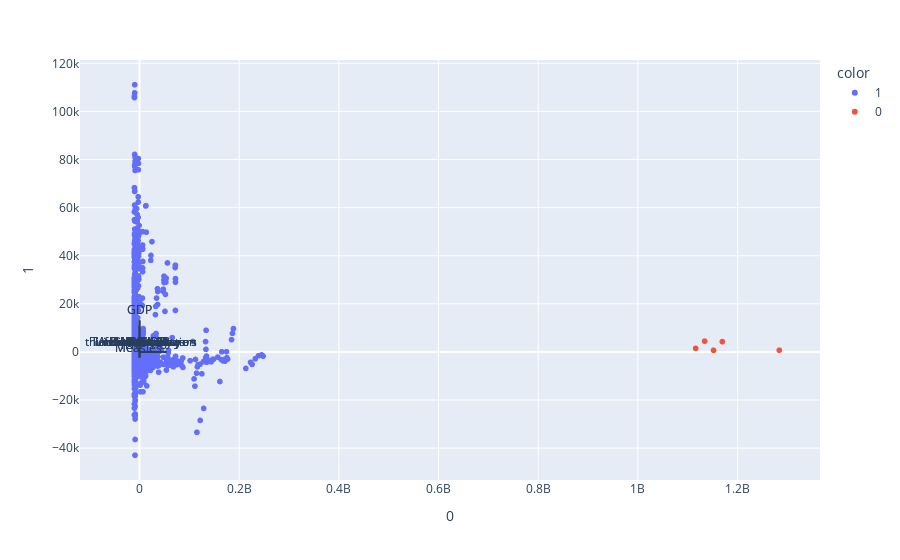

This figure's notebook cell:
### Code cell
for i, feature in enumerate(columnas_a_usar):
    fig.add_shape(
        type='line',
        x0=0, y0=0,
        x1=loadings[i, 0],
        y1=loadings[i, 1]
    )
    fig.add_annotation(
        x=loadings[i, 0],
        y=loadings[i, 1],
        ax=0, ay=0,
        xanchor="center",
        yanchor="bottom",
        text=feature,
    )
fig.show()

### Figure 1 — Plotly figure (JSON) as saved in the notebook; plotly's stock layout.template omitted (floating-point values rounded to 4 significant figures; data arrays with more than 128 entries replaced by an {"elided": "..."} marker saying what was removed)
{"data": [{"hovertemplate": "color=1<br>0=%{x}<br>1=%{y}<extra></extra>", "legendgroup": "1", "marker": {"color": "#636efa", "symbol": "circle"}, "mode": "markers", "name": "1", "showlegend": true, "type": "scattergl", "x": {"elided": "2933 float values"}, "xaxis": "x", "y": {"elided": "2933 float values"}, "yaxis": "y"}, {"hovertemplate": "color=0<br>0=%{x}<br>1=%{y}<extra></extra>", "legendgroup": "0", "marker": {"color": "#EF553B", "symbol": "circle"}, "mode": "markers", "name": "0", "showlegend": true, "type": "scattergl", "x": [1284000000.0, 1169000000.0, 1152000000.0, 1134000000.0, 1116000000.0], "xaxis": "x", "y": [711.3, 4293.0, 662.7, 4498.0, 1488.0], "yaxis": "y"}], "layout": {"annotations": [{"ax": 0, "ay": 0, "text": "Life expectancy ", "x": -0.2759, "xanchor": "center", "y": 4.221, "yanchor": "bottom"}, {"ax": 0, "ay": 0, "text": "Adult Mortality", "x": -0.6566, "xanchor": "center", "y": -34.85, "yanchor": "bottom"}, {"ax": 0, "ay": 0, "text": "infant deaths", "x": 65.06, "xanchor": "center", "y": -16.83, "yanchor": "bottom"}, {"ax": 0, "ay": 0, "text": "Alcohol", "x": -0.1052, "xanchor": "center", "y": 1.226, "yanchor": "bottom"}, {"ax": 0, "ay": 0, "text": "Hepatitis B", "x": -2.875, "xanchor": "center", "y": 1.807, "yanchor": "bottom"}, {"ax": 0, "ay": 0, "text": "Measles ", "x": 2720.0, "xanchor": "center", "y": -2336.0, "yanchor": "bottom"}, {"ax": 0, "ay": 0, "text": " BMI ", "x": -1.389, "xanchor": "center", "y": 5.796, "yanchor": "bottom"}, {"ax": 0, "ay": 0, "text": "Polio", "x": -1.047, "xanchor": "center", "y": 4.766, "yanchor": "bottom"}, {"ax": 0, "ay": 0, "text": "Total expenditure", "x": -0.1479, "xanchor": "center", "y": 0.2924, "yanchor": "bottom"}, {"ax": 0, "ay": 0, "text": "Diphtheria ", "x": -0.7837, "xanchor": "center", "y": 4.677, "yanchor": "bottom"}, {"ax": 0, "ay": 0, "text": " HIV/AIDS", "x": -0.0868, "xanchor": "center", "y": -0.639, "yanchor": "bottom"}, {"ax": 0, "ay": 0, "text": "GDP", "x": -336.0, "xanchor": "center", "y": 13150.0, "yanchor": "bottom"}, {"ax": 0, "ay": 0, "text": "Population", "x": 54020000.0, "xanchor": "center", "y": 0.1994, "yanchor": "bottom"}, {"ax": 0, "ay": 0, "text": " thinness  1-19 years", "x": 1.04, "xanchor": "center", "y": -1.221, "yanchor": "bottom"}, {"ax": 0, "ay": 0, "text": "Schooling", "x": -0.1202, "xanchor": "center", "y": 1.435, "yanchor": "bottom"}, {"ax": 0, "ay": 0, "text": "Life expectancy ", "x": -0.2759, "xanchor": "center", "y": 4.221, "yanchor": "bottom"}, {"ax": 0, "ay": 0, "text": "Adult Mortality", "x": -0.6566, "xanchor": "center", "y": -34.85, "yanchor": "bottom"}, {"ax": 0, "ay": 0, "text": "infant deaths", "x": 65.06, "xanchor": "center", "y": -16.83, "yanchor": "bottom"}, {"ax": 0, "ay": 0, "text": "Alcohol", "x": -0.1052, "xanchor": "center", "y": 1.226, "yanchor": "bottom"}, {"ax": 0, "ay": 0, "text": "Hepatitis B", "x": -2.875, "xanchor": "center", "y": 1.807, "yanchor": "bottom"}, {"ax": 0, "ay": 0, "text": "Measles ", "x": 2720.0, "xanchor": "center", "y": -2336.0, "yanchor": "bottom"}, {"ax": 0, "ay": 0, "text": " BMI ", "x": -1.389, "xanchor": "center", "y": 5.796, "yanchor": "bottom"}, {"ax": 0, "ay": 0, "text": "Polio", "x": -1.047, "xanchor": "center", "y": 4.766, "yanchor": "bottom"}, {"ax": 0, "ay": 0, "text": "Total expenditure", "x": -0.1479, "xanchor": "center", "y": 0.2924, "yanchor": "bottom"}, {"ax": 0, "ay": 0, "text": "Diphtheria ", "x": -0.7837, "xanchor": "center", "y": 4.677, "yanchor": "bottom"}, {"ax": 0, "ay": 0, "text": " HIV/AIDS", "x": -0.0868, "xanchor": "center", "y": -0.639, "yanchor": "bottom"}, {"ax": 0, "ay": 0, "text": "GDP", "x": -336.0, "xanchor": "center", "y": 13150.0, "yanchor": "bottom"}, {"ax": 0, "ay": 0, "text": "Population", "x": 54020000.0, "xanchor": "center", "y": 0.1994, "yanchor": "bottom"}, {"ax": 0, "ay": 0, "text": " thinness  1-19 years", "x": 1.04, "xanchor": "center", "y": -1.221, "yanchor": "bottom"}, {"ax": 0, "ay": 0, "text": "Schooling", "x": -0.1202, "xanchor": "center", "y": 1.435, "yanchor": "bottom"}], "autosize": true, "legend": {"title": {"text": "color"}, "tracegroupgap": 0}, "margin": {"t": 60}, "shapes": [{"type": "line", "x0": 0, "x1": -0.2759, "y0": 0, "y1": 4.221}, {"type": "line", "x0": 0, "x1": -0.6566, "y0": 0, "y1": -34.85}, {"type": "line", "x0": 0, "x1": 65.06, "y0": 0, "y1": -16.83}, {"type": "line", "x0": 0, "x1": -0.1052, "y0": 0, "y1": 1.226}, {"type": "line", "x0": 0, "x1": -2.875, "y0": 0, "y1": 1.807}, {"type": "line", "x0": 0, "x1": 2720.0, "y0": 0, "y1": -2336.0}, {"type": "line", "x0": 0, "x1": -1.389, "y0": 0, "y1": 5.796}, {"type": "line", "x0": 0, "x1": -1.047, "y0": 0, "y1": 4.766}, {"type": "line", "x0": 0, "x1": -0.1479, "y0": 0, "y1": 0.2924}, {"type": "line", "x0": 0, "x1": -0.7837, "y0": 0, "y1": 4.677}, {"type": "line", "x0": 0, "x1": -0.0868, "y0": 0, "y1": -0.639}, {"type": "line", "x0": 0, "x1": -336.0, "y0": 0, "y1": 13150.0}, {"type": "line", "x0": 0, "x1": 54020000.0, "y0": 0, "y1": 0.1994}, {"type": "line", "x0": 0, "x1": 1.04, "y0": 0, "y1": -1.221}, {"type": "line", "x0": 0, "x1": -0.1202, "y0": 0, "y1": 1.435}, {"type": "line", "x0": 0, "x1": -0.2759, "y0": 0, "y1": 4.221}, {"type": "line", "x0": 0, "x1": -0.6566, "y0": 0, "y1": -34.85}, {"type": "line", "x0": 0, "x1": 65.06, "y0": 0, "y1": -16.83}, {"type": "line", "x0": 0, "x1": -0.1052, "y0": 0, "y1": 1.226}, {"type": "line", "x0": 0, "x1": -2.875, "y0": 0, "y1": 1.807}, {"type": "line", "x0": 0, "x1": 2720.0, "y0": 0, "y1": -2336.0}, {"type": "line", "x0": 0, "x1": -1.389, "y0": 0, "y1": 5.796}, {"type": "line", "x0": 0, "x1": -1.047, "y0": 0, "y1": 4.766}, {"type": "line", "x0": 0, "x1": -0.1479, "y0": 0, "y1": 0.2924}, {"type": "line", "x0": 0, "x1": -0.7837, "y0": 0, "y1": 4.677}, {"type": "line", "x0": 0, "x1": -0.0868, "y0": 0, "y1": -0.639}, {"type": "line", "x0": 0, "x1": -336.0, "y0": 0, "y1": 13150.0}, {"type": "line", "x0": 0, "x1": 54020000.0, "y0": 0, "y1": 0.1994}, {"type": "line", "x0": 0, "x1": 1.04, "y0": 0, "y1": -1.221}, {"type": "line", "x0": 0, "x1": -0.1202, "y0": 0, "y1": 1.435}], "xaxis": {"anchor": "y", "autorange": true, "domain": [0, 1], "range": [-86750000.0, 1360000000.0], "title": {"text": "0"}, "type": "linear"}, "yaxis": {"anchor": "x", "autorange": true, "domain": [0, 1], "range": [-54890.0, 123000.0], "title": {"text": "1"}, "type": "linear"}}}
